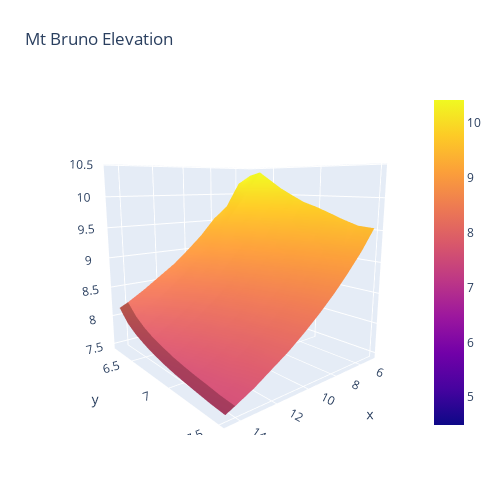

Source (notebook cell):
### Code cell
x = df.X.unique()
y = df.Y.unique()
z = df.Z.values.reshape(len(df.X.unique()), len(df.Y.unique()))

import pandas as pd
import plotly.graph_objects as go

# Read data from a csv
z_data = pd.read_csv(
    "https://raw.githubusercontent.com/plotly/datasets/master/api_docs/mt_bruno_elevation.csv"
)

fig = go.Figure(data=[go.Surface(z=z, x=x, y=y)])

fig.update_layout(
    title="Mt Bruno Elevation",
    autosize=False,
    width=500,
    height=500,
    margin=dict(l=65, r=50, b=65, t=90),
)

fig.show()

### Figure 1 — Plotly figure (JSON) as saved in the notebook; plotly's stock layout.template omitted (floating-point values rounded to 4 significant figures; data arrays with more than 128 entries replaced by an {"elided": "..."} marker saying what was removed)
{"data": [{"type": "surface", "x": [5, 6, 7, 8, 9, 10, 11, 12, 13, 14, 15], "y": [6.25, 6.375, 6.5, 6.625, 6.75, 6.875, 7, 7.125, 7.25, 7.375, 7.5, 7.625, 7.75, 7.875, 8, 8.125, 8.25, 8.375, 8.5, 8.625, 8.75, 8.875, 9, 9.125, 9.25, 9.375, 9.5, 9.625, 9.75, 9.875, 10, 10.12, 10.25, 10.38, 10.5, 10.62, 10.75, 10.88, 11, 11.12, 11.25, 11.38, 11.5, 11.62, 11.75, 11.88, 12, 12.12, 12.25, 12.38, 12.5, 12.62, 12.75, 12.88, 13, 13.12, 13.25, 13.38, 13.5, 13.62, 13.75, 13.88, 14, 14.12, 14.25, 14.38, 14.5, 14.62, 14.75, 14.88, 15], "z": {"elided": "11x71 float values"}}], "layout": {"autosize": false, "height": 500, "margin": {"b": 65, "l": 65, "r": 50, "t": 90}, "scene": {"aspectmode": "auto", "aspectratio": {"x": 1, "y": 1, "z": 1}, "camera": {"center": {"x": 0, "y": 0, "z": 0}, "eye": {"x": 1.359, "y": 1.634, "z": 0.411}, "projection": {"type": "perspective"}, "up": {"x": 0, "y": 0, "z": 1}}}, "title": {"text": "Mt Bruno Elevation"}, "width": 500}}
